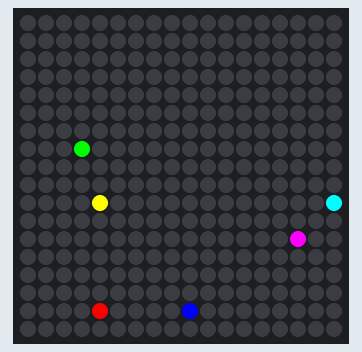
Bench run of a sketch on a simulated Particle Photon. Parts: 18×18 RGB LED matrix (first LED top left, wired row by row). Random numbers use the default seed unless the sketch sets one.

Above: at 1.06 s.
At 3.4 s:
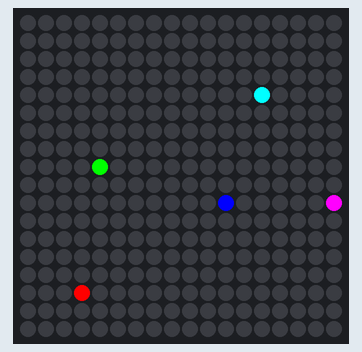
At 12.9 s:
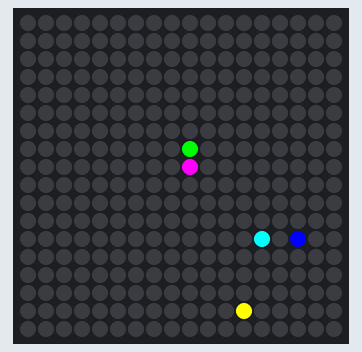
At 19.53 s:
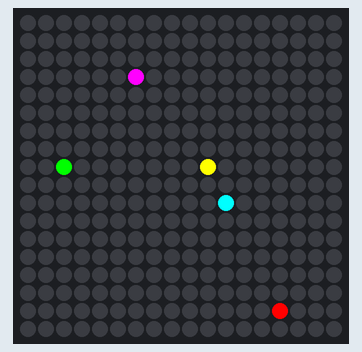
At 28.82 s:
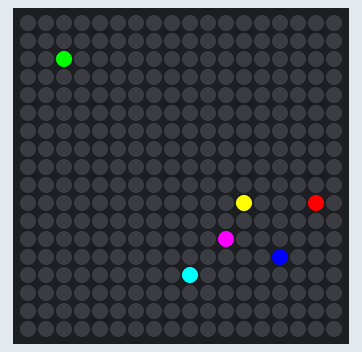
At 38.11 s:
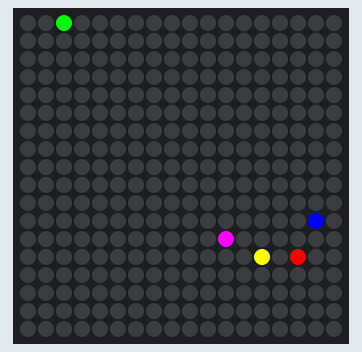

The sketch:

grid.ino
```cpp
#include "FastLED/FastLED.h"
FASTLED_USING_NAMESPACE;

#define NUM_LEDS 324
#define DATA_PIN 5
#define CLOCK_PIN 0

CRGB leds[NUM_LEDS];

CRGB colors[6] = {
    CRGB(255,0,0),
    CRGB(255,255,0),
    CRGB(0,255,0),
    CRGB(0,255,255),
    CRGB(0,0,255),
    CRGB(255,0,255)
};


CRGB tungsten = CRGB(255, 214, 170);

class Led {

public:

    int idx;
    CRGB color;

    Led() {
        color = CRGB::White;
        idx = rand() % NUM_LEDS;
    }
};


class Grid {

public:

    Led pixels[6];

    int mode = 0;
    int all_count = 10;

    CRGB color = CRGB::Yellow;

    Grid() {

        for (int i=0; i<6; i++) {
            pixels[i].color = colors[i];
        }
    }

    void setMode(int x) {
        mode = x;
    }

    void refresh() {
        for (int i=0; i<NUM_LEDS; i++) {
            leds[i] = CRGB::Black;
        }
    }

    void iterate() {

        refresh();

        if (mode == 0) {

            for (int i=0; i<6; i++) {
                leds[pixels[i].idx] = pixels[i].color;
                pixels[i].idx = getNeighbor(pixels[i].idx);
            }
            FastLED.show();
            delay(50);

        }
        else if (mode == 1) {
            for (int i=0; i<all_count; i++) {
                leds[i] = color;
            }
            FastLED.show();
            delay(100);
        }
    }
};

Grid grid = Grid();

void setup() {
    delay(1000);
    FastLED.addLeds<LPD8806, DATA_PIN, CLOCK_PIN, BRG>(leds, NUM_LEDS);
    Particle.function("set_mode", setGridMode);
    Particle.function("set_num", setGridNum);
    Particle.function("set_color", setGridColor);
}

void loop() {

    grid.iterate();

}


int setGridMode(String command) {
    if (command == "random walk") {
        grid.setMode(0);
        return 0;
    } else if (command == "all on") {
        grid.setMode(1);
        return 1;
    } else {
        return -1;
    }
}


int setGridNum(String command) {
    if (command == "100") {
        grid.all_count = 100;
        return 100;
    } else if (command == "200") {
        grid.all_count = 200;
        return 200;
    } else if (command == "324") {
        grid.all_count = 324;
        return 324;
    } else {
        return -1;
    }
}


int setGridColor(String command) {
    if (command == "red") {
        grid.color = CRGB::Red;
        return 0;
    } else if (command == "blue") {
        grid.color = CRGB::Blue;
        return 1;
    } else if (command == "green") {
        grid.color = CRGB::Green;
        return 2;
    } else if (command == "tungsten") {
        grid.color = tungsten;
        return 2;
    } else {
        return -1;
    }
}


int getNeighbor(int currentIdx) {

    // 0 bottom left
    // 323 top left

    int width = 18;
    int height = 18;

    // get x and y from the given idx
    int y = currentIdx / 18;
    int x;
    if (y % 2 == 0) {
        x = currentIdx % 18;
    } else {
        x = 18 - currentIdx % 18 - 1;
    }

    bool up = true;
    bool down = true;
    bool left = true;
    bool right = true;

    if (x == 0) { left = false; }
    if (x == 17) { right = false; }
    if (y == 0) { down = false; }
    if (y == 17) { up = false; }

    bool dirs[4] = {up, down, left, right};

    // pick a random direction that's allowed
    bool dirFound = false;
    int dirIdx;
    while (!dirFound) {
        dirIdx = rand() % 4;
        bool newDir = dirs[dirIdx];
        if (newDir) { dirFound = true; }
    }

    if (dirIdx == 0) { y = y + 1; }
    else if (dirIdx == 1) { y = y - 1; }
    else if (dirIdx == 2) { x = x - 1; }
    else { x = x + 1; }

    int newIdx;
    if (y % 2 == 0) {
        newIdx = 18*y + x;
    } else {
        newIdx = 18*(y+1) - x - 1;
    }

    return newIdx;
}
```
